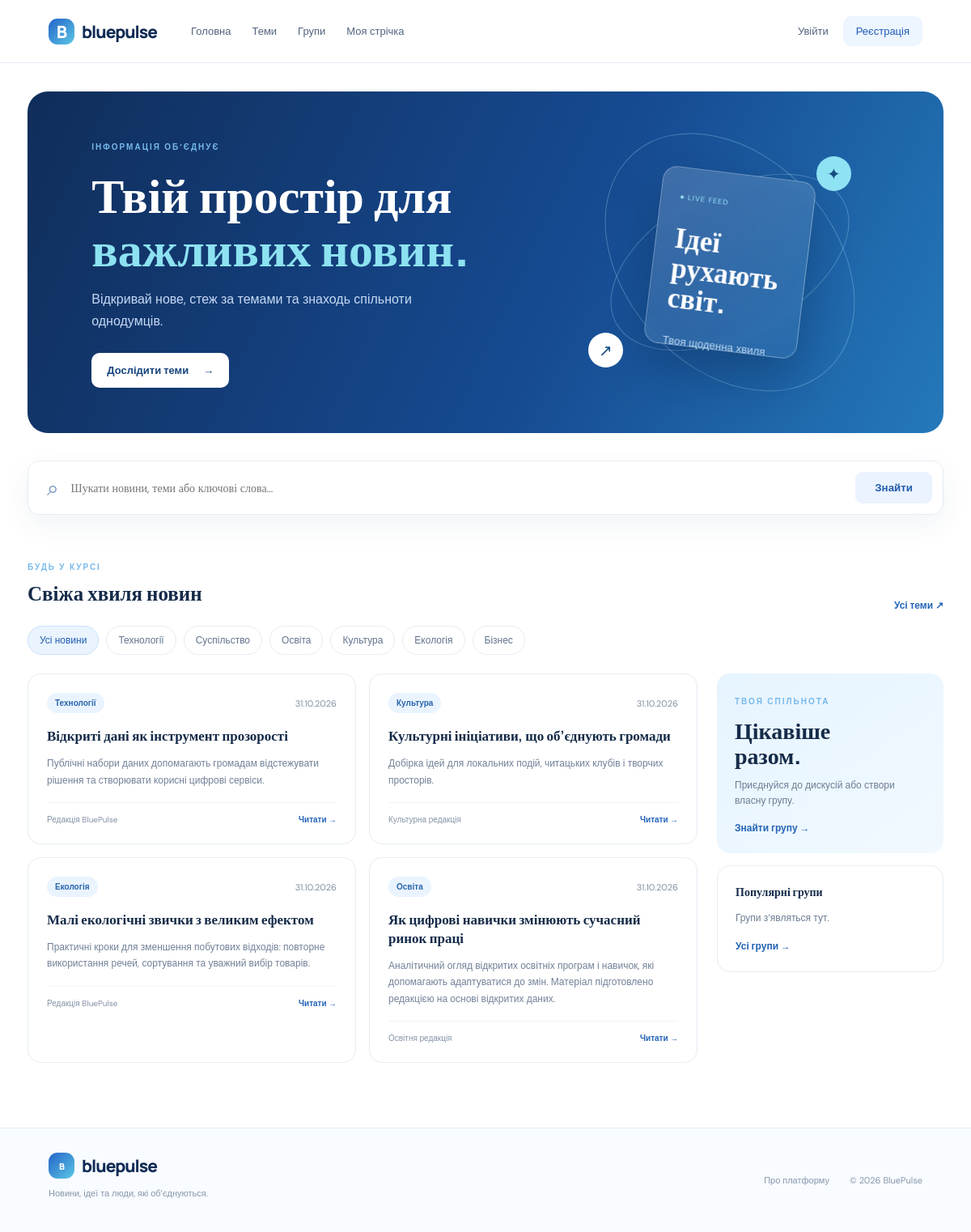
The page / on the database its author committed.
### app.py (models this page shows)
class Topic(db.Model):
    id = db.Column(db.Integer, primary_key=True)
    name = db.Column(db.String(80), unique=True, nullable=False)
    slug = db.Column(db.String(90), unique=True, nullable=False)
    description = db.Column(db.String(240), default="")

class Article(db.Model):
    id = db.Column(db.Integer, primary_key=True)
    title = db.Column(db.String(240), nullable=False)
    summary = db.Column(db.Text, nullable=False)
    source_name = db.Column(db.String(120), default="Редакція BluePulse")
    source_url = db.Column(db.String(700), default="")
    topic_id = db.Column(db.Integer, db.ForeignKey("topic.id"))
    group_id = db.Column(db.Integer, db.ForeignKey("group.id"))
    published_at = db.Column(db.DateTime, default=datetime.utcnow)
    is_featured = db.Column(db.Boolean, default=False)
    topic = db.relationship("Topic")
    group = db.relationship("Group")

### app.py (the view)
@app.route("/")
def home():
    topic = request.args.get("topic", type=int)
    group = request.args.get("group", type=int)
    q = request.args.get("q", "").strip()
    query = Article.query
    if topic: query = query.filter_by(topic_id=topic)
    if group: query = query.filter_by(group_id=group)
    if q: query = query.filter(or_(Article.title.ilike(f"%{q}%"), Article.summary.ilike(f"%{q}%"), Article.source_name.ilike(f"%{q}%")))
    articles = query.order_by(Article.is_featured.desc(), Article.published_at.desc()).all()
    return render_template("home.html", articles=articles, topics=Topic.query.all(),
                           groups=Group.query.filter_by(is_public=True).all(), selected_topic=topic,
                           selected_group=group, q=q)

### app.py (called while the page is built)
def current_user():
    return db.session.get(User, session.get("user_id")) if session.get("user_id") else None

@app.context_processor
def inject_globals():
    return {"me": current_user(), "nav_topics": Topic.query.order_by(Topic.name).all()}

### templates/home.html
{% extends "base.html" %}{% block content %}
<section class="hero"><div><span class="eyebrow">ІНФОРМАЦІЯ ОБ’ЄДНУЄ</span><h1>Твій простір для<br><em>важливих новин.</em></h1><p>Відкривай нове, стеж за темами та знаходь спільноти однодумців.</p><a class="button light" href="{{ url_for('topics') }}">Дослідити теми <span>→</span></a></div><div class="hero-art"><div class="orbit o1"></div><div class="orbit o2"></div><div class="pulse-card"><span>● LIVE FEED</span><strong>Ідеї<br>рухають<br>світ.</strong><small>Твоя щоденна хвиля</small></div><div class="bubble b1">✦</div><div class="bubble b2">↗</div></div></section>
<section class="search-panel"><form action="{{ url_for('home') }}" method="get"><span>⌕</span><input name="q" value="{{ q }}" placeholder="Шукати новини, теми або ключові слова…"><button>Знайти</button></form></section>
<div class="section-head"><div><span class="eyebrow">БУДЬ У КУРСІ</span><h2>{% if selected_topic %}Новини за темою{% elif selected_group %}Новини групи{% else %}Свіжа хвиля новин{% endif %}</h2></div><a class="text-link" href="{{ url_for('topics') }}">Усі теми ↗</a></div>
<div class="chips"><a class="chip {% if not selected_topic and not selected_group %}active{% endif %}" href="{{ url_for('home') }}">Усі новини</a>{% for t in topics %}<a class="chip {% if selected_topic==t.id %}active{% endif %}" href="{{ url_for('home',topic=t.id) }}">{{ t.name }}</a>{% endfor %}</div>
<div class="layout"><section class="article-grid">{% for a in articles %}<article class="article-card"><div class="card-top"><span class="tag">{{ a.topic.name if a.topic else "Огляд" }}</span><span class="date">{{ a.published_at.strftime('%d.%m.%Y') }}</span></div><h3><a href="{{ url_for('article',article_id=a.id) }}">{{ a.title }}</a></h3><p>{{ a.summary[:190] }}{% if a.summary|length>190 %}…{% endif %}</p><div class="card-foot"><span>{{ a.source_name }}</span><a href="{{ url_for('article',article_id=a.id) }}">Читати →</a></div></article>{% else %}<div class="empty"><span>✦</span><h3>Поки тут тихо</h3><p>Спробуй інший запит або переглянь усі теми.</p><a href="{{ url_for('home') }}">До всіх новин</a></div>{% endfor %}</section>
<aside class="side"><div class="side-card blue"><span class="eyebrow">ТВОЯ СПІЛЬНОТА</span><h3>Цікавіше<br>разом.</h3><p>Приєднуйся до дискусій або створи власну групу.</p><a href="{{ url_for('groups') }}">Знайти групу →</a></div><div class="side-card"><h4>Популярні групи</h4>{% for g in groups[:4] %}<a class="group-mini" href="{{ url_for('group_page',group_id=g.id) }}"><span class="group-icon">{{ g.name[:1]|upper }}</span><span><b>{{ g.name }}</b><small>{{ g.topic.name if g.topic else "Спільнота" }}</small></span><i>↗</i></a>{% else %}<p class="muted">Групи з’являться тут.</p>{% endfor %}<a class="text-link" href="{{ url_for('groups') }}">Усі групи →</a></div></aside></div>{% endblock %}

### templates/base.html (shortened to what this page needs)
<!doctype html><html lang="uk"><head><link rel="stylesheet" href="{{ url_for('static', filename='style.css') }}"></head>
<body><header class="top"><a class="brand" href="{{ url_for('home') }}"><span class="logo">B</span> bluepulse</a><nav><a href="{{ url_for('home') }}">Головна</a><a href="{{ url_for('topics') }}">Теми</a><a href="{{ url_for('groups') }}">Групи</a><a href="{{ url_for('my_feed') }}">Моя стрічка</a></nav><div class="account">{% if me %}<a href="{{ url_for('profile') }}">Мій профіль</a><a class="small-btn" href="{{ url_for('logout') }}">Вийти</a>{% else %}<a href="{{ url_for('login') }}">Увійти</a><a class="small-btn" href="{{ url_for('register') }}">Реєстрація</a>{% endif %}</div></header>
<main>{% block content %}{% endblock %}</main>
<footer><div><a class="brand" href="{{ url_for('home') }}"><span class="logo">B</span> bluepulse</a><p>Новини, ідеї та люди, які об’єднуються.</p></div><div><a href="{{ url_for('about') }}">Про платформу</a><span>© 2026 BluePulse</span></div></footer></body></html>

### rows shown on the page
Topic: name "Технології"
Topic: name "Суспільство"
Topic: name "Освіта"
Topic: name "Культура"
Topic: name "Екологія"
Topic: name "Бізнес"
Article: topic "Технології", published_at "31.10.2026", title "Відкриті дані як інструмент прозорості", summary "Публічні набори даних допомагають громадам відстежувати рішення та створювати корисні цифрові сервіси.", source_name "Редакція BluePulse"
Article: topic "Культура", published_at "31.10.2026", title "Культурні ініціативи, що об’єднують громади", summary "Добірка ідей для локальних подій, читацьких клубів і творчих просторів.", source_name "Культурна редакція"
Article: topic "Екологія", published_at "31.10.2026", title "Малі екологічні звички з великим ефектом", summary "Практичні кроки для зменшення побутових відходів: повторне використання речей, сортування та уважний вибір товарів.", source_name "Редакція BluePulse"
Article: topic "Освіта", published_at "31.10.2026", title "Як цифрові навички змінюють сучасний ринок праці", summary "Аналітичний огляд відкритих освітніх програм і навичок, які допомагають адаптуватися до змін. Матеріал підготовлено редакцією на основі відкритих даних.", source_name "Освітня редакція"
